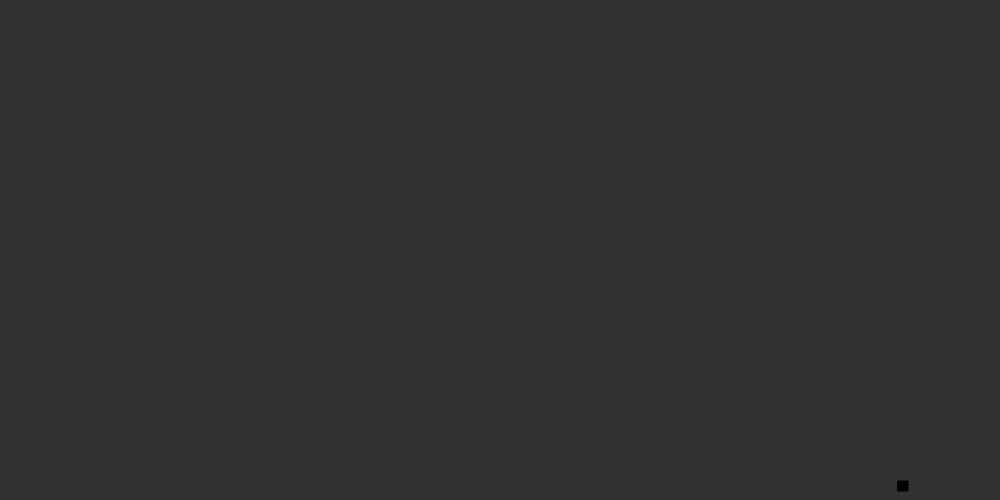
Frame 1 (no input)
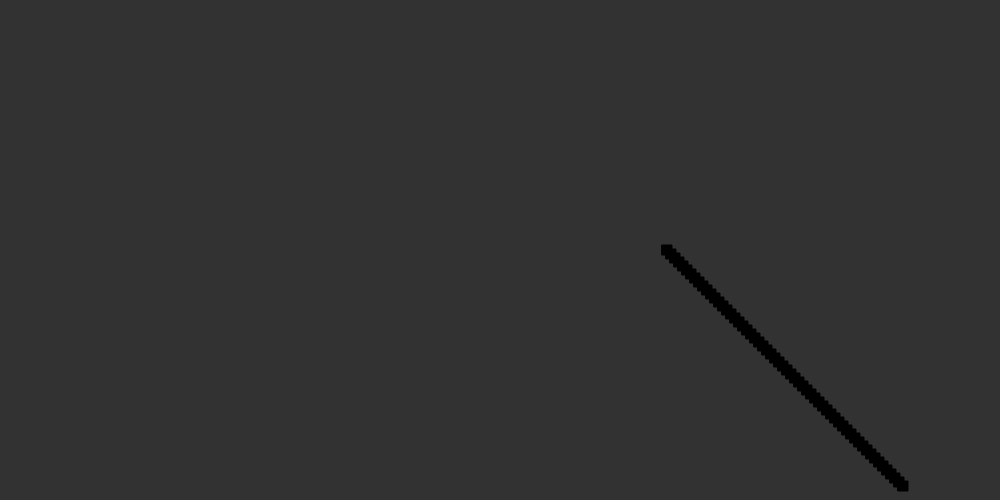
Frame 60 (no input)
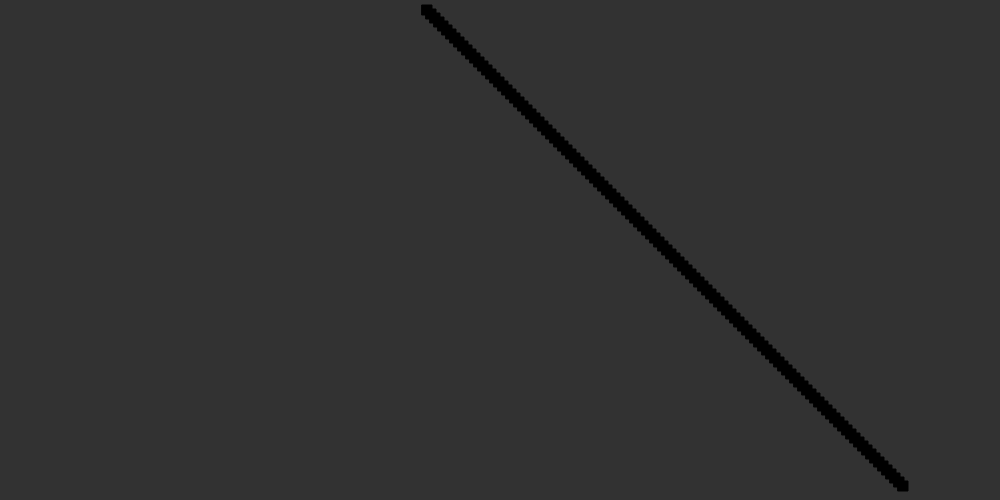
Frame 120 (the mouse pressed at the canvas centre since frame 60)

The p5.js sketch that drew these frames (run headless with seeded random() and noise() and a simulated clock; from frame 60 on, the mouse is pressed at the canvas centre):

// p5.js sketch
// ── sketch.js
var speed = 4;

var x_axis = false;
var y_axis = false;

var display_w = 1000;
var display_h = 500;

var ball_current_x = Math.floor(Math.random() * display_w) + 0;
var ball_current_y = Math.floor(Math.random() * display_h) + 0;

var c = 0;

function setup() {
  createCanvas(display_w, display_h);
  background(50);
  frameRate(120);
}

function draw() {
  
  //Clear field
  //resetField();
  
  //Wall Bounce
  if (ball_current_y >= display_h-10 || ball_current_y <= 0) {
    y_axis = !y_axis;
    if (c == 0) {
      c = 255;
    } else {
      c = 0;
    }
  }
  
  if (ball_current_x >= display_w-10 || ball_current_x <= 0) {
    x_axis = !x_axis;
    if (c == 0) {
      c = 255;
    } else {
      c = 0;
    }
  }

  if (x_axis) {
    ball_current_x += speed;
  } else {
    ball_current_x -= speed;
  }
  if (y_axis) {
    ball_current_y += speed;
  } else {
      ball_current_y -= speed;
  }

  //Ball
  fill(c);
  rect(ball_current_x, ball_current_y, 10, 10);
    
}

var dummyboo = false;

function keyPressed() {
  if (!dummyboo) {
    noLoop();
  } else {
    loop();
  }
  dummyboo = !dummyboo;
}

function resetField() {
  background(50);
}
